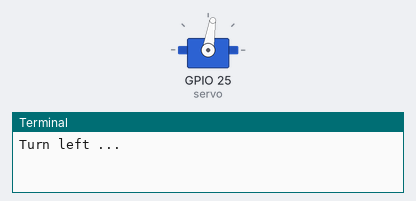
Recording of a program running on a simulated Raspberry Pi (BCM pin numbers). Shown: servo, the last lines printed to the terminal. Servo angles are drawn from the pulse width (0.5 ms = 0°, 2.5 ms = 180°).

Above: at 0.05 s.
At 0.2 s:
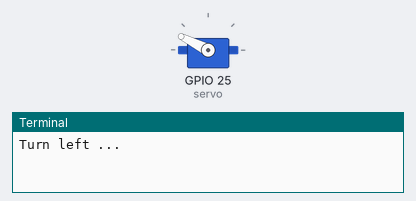
At 0.6 s:
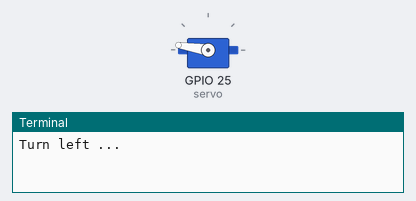
At 1.2 s:
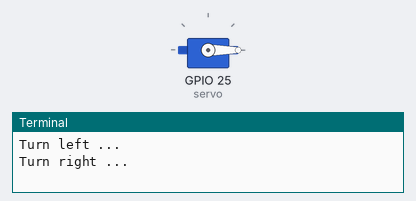
Timing chart, 0 to 3.0 s (numbered marks = the images above):
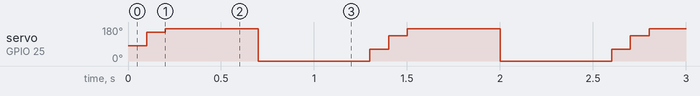

The program:

servo_sg90.py
```python
import RPi.GPIO as GPIO
import time
import sys

class sg90:

  def __init__( self, direction):
    # Inisialisasi servo pada pin 25 dengan mode BCM
    self.pin = 25
    GPIO.setmode( GPIO.BCM )
    GPIO.setup( self.pin, GPIO.OUT )
    self.direction = int( direction )
    self.servo = GPIO.PWM( self.pin, 50 )  # Inisialisasi PWM dengan frekuensi 50Hz
    self.servo.start(0.0)  # Mulai PWM dengan duty cycle 0

  def cleanup( self ):
    # Menghentikan servo dengan mengatur duty cycle ke posisi netral
    self.servo.ChangeDutyCycle(self._henkan(0))
    time.sleep(0.3)
    self.servo.stop()
    GPIO.cleanup()

  def currentdirection( self ):
    # Mengembalikan arah saat ini dari servo
    return self.direction

  def _henkan( self, value ):
    # Konversi nilai arah ke duty cycle untuk servo
    return 0.05 * value + 7.0

  def setdirection( self, direction, speed ):
    # Menggerakkan servo dari posisi saat ini ke arah tujuan dengan kecepatan tertentu
    for d in range( self.direction, direction, int(speed) ):
      self.servo.ChangeDutyCycle( self._henkan( d ) )
      self.direction = d
      time.sleep(0.1)  # Beri jeda untuk pergerakan servo
    self.servo.ChangeDutyCycle( self._henkan( direction ) )  # Pastikan posisi akhir akurat
    self.direction = direction

def main():
    # Fungsi utama untuk menjalankan servo secara terus-menerus
    s = sg90(0)  # Inisialisasi servo dengan arah awal 0

    try:
        while True:
            print("Turn left ...")
            s.setdirection( 100, 80 )  # Putar ke kiri
            time.sleep(0.5)
            print("Turn right ...")
            s.setdirection( -100, 80 )  # Putar ke kanan
            time.sleep(0.5)
    except KeyboardInterrupt:
        s.cleanup()  # Bersihkan GPIO saat program dihentikan

if __name__ == "__main__":
    main()
GPIO.cleanup()
```

Measured:
- by itself, servo on GPIO 25 (servo): repeats every 1.3 s: 171° 0.50 s, 0° 0.60 s, 63° 0.10 s, 135° 0.10 s
